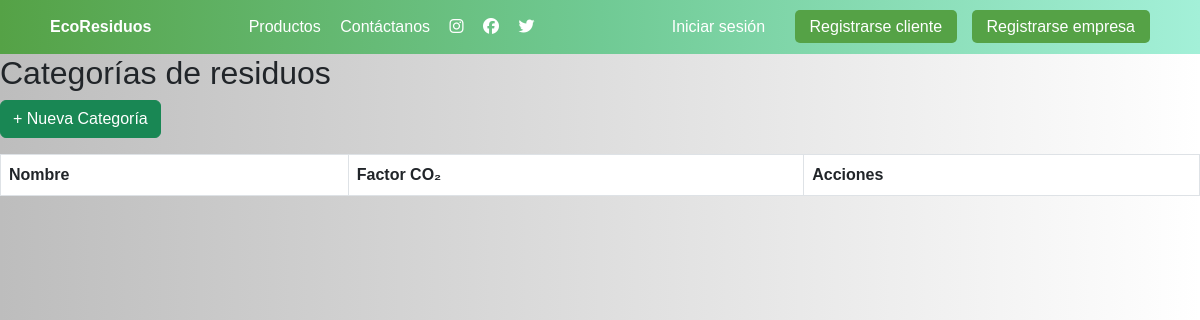
Before: /categorias/ with the older database file.
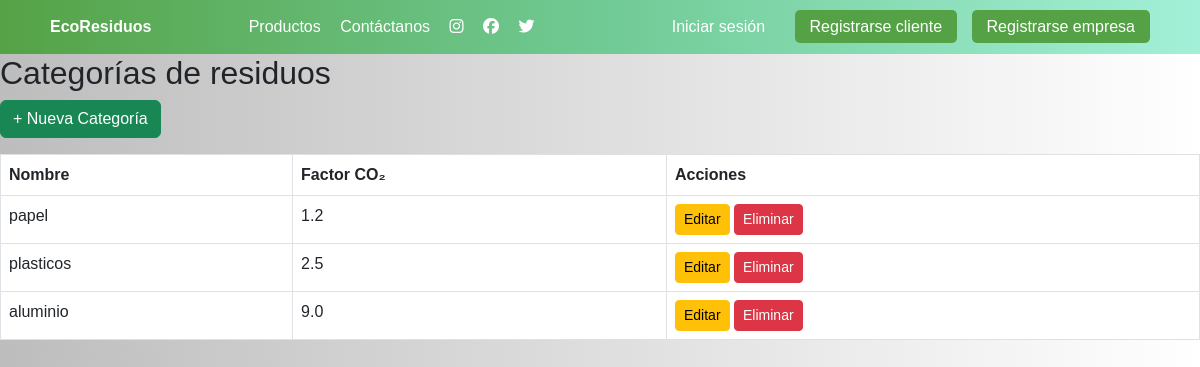
After: the same page with the newer database file.
### tareas/models.py (models this page shows, shortened)
class CategoriaResiduo(models.Model):
    nombre = models.CharField(max_length=100)
    factor_co2 = models.FloatField(help_text="kg CO₂e evitado por kg de residuo")

### tareas/views.py (the view)
# urls.py: path('categorias/', lista_categorias, name='lista_categorias'),
def lista_categorias(request):
    categorias = CategoriaResiduo.objects.all()
    return render(request, 'categorias/lista.html', {'categorias': categorias})

### tareas/templates/categorias/lista.html
{% extends "base.html" %}
{% block content %}
<h2>Categorías de residuos</h2>
<a href="{% url 'crear_categoria' %}" class="btn btn-success mb-3">+ Nueva Categoría</a>
<table class="table table-bordered">
    <thead>
        <tr>
            <th>Nombre</th>
            <th>Factor CO₂</th>
            <th>Acciones</th>
        </tr>
    </thead>
    <tbody>
        {% for cat in categorias %}
        <tr>
            <td>{{ cat.nombre }}</td>
            <td>{{ cat.factor_co2 }}</td>
            <td>
                <a href="{% url 'editar_categoria' cat.id %}" class="btn btn-warning btn-sm">Editar</a>
                <a href="{% url 'eliminar_categoria' cat.id %}" class="btn btn-danger btn-sm">Eliminar</a>
            </td>
        </tr>
        {% endfor %}
    </tbody>
</table>
{% endblock %}

Changed rows visible on the page:
added CategoriaResiduo: nombre "papel", factor_co2 "1.2"
added CategoriaResiduo: nombre "plasticos", factor_co2 "2.5"
added CategoriaResiduo: nombre "aluminio", factor_co2 "9.0"
